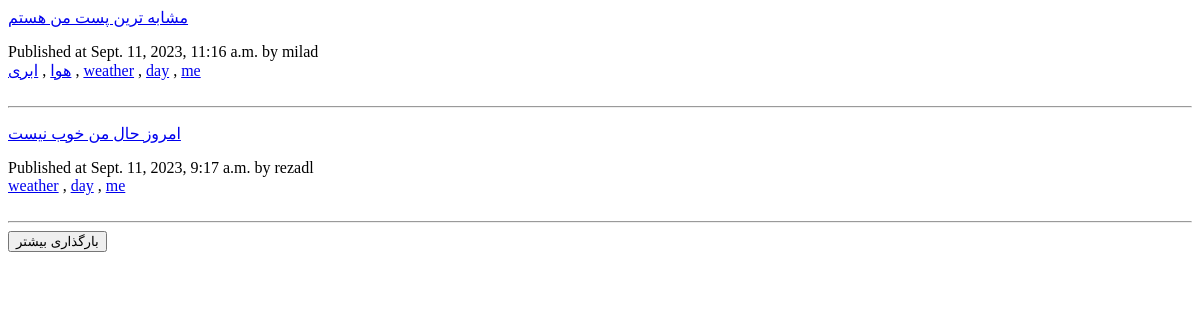
The app's page /posts/, older data.
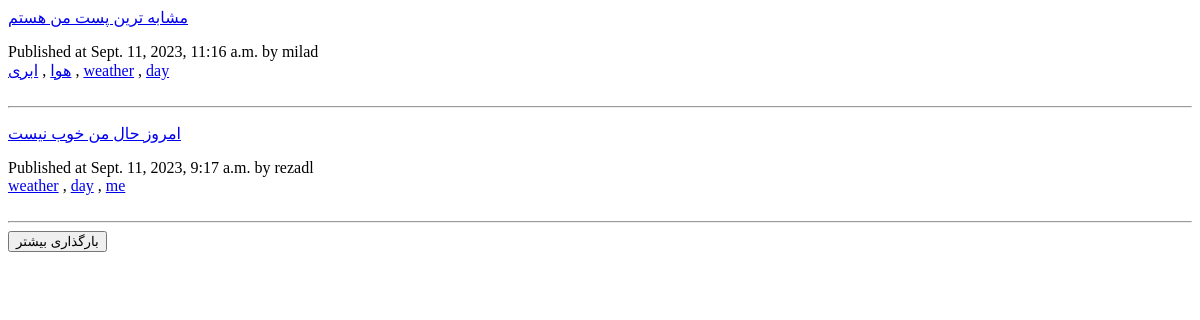
The same page, newer data.
### social/models.py (models this page shows, shortened)
class Post(models.Model):
    author = models.ForeignKey(User, on_delete=models.CASCADE, related_name="user_posts", verbose_name="نویسنده")
    description = models.TextField(verbose_name="توضیحات")
    created = models.DateTimeField(auto_now_add=True)
    updated = models.DateTimeField(auto_now=True)
    likes = models.ManyToManyField(User, related_name="liked_posts", blank=True)
    saved_by = models.ManyToManyField(User, related_name='saved_posts')
    tags = TaggableManager()
    class Meta:
        ordering = ['-created']
        indexes = [
            models.Index(fields=['-created'])
        ]
        verbose_name = "پست"
        verbose_name_plural = "پست ها"
    def get_absolute_url(self):
        return reverse('social:post_detail', args=[self.id])

class User(AbstractUser):
    date_of_birth = models.DateField(blank=True, null=True)
    bio = models.TextField(null=True, blank=True)
    photo = models.ImageField(upload_to="account_images/", blank=True, null=True)
    job = models.CharField(max_length=250, null=True, blank=True)
    phone = models.CharField(max_length=11, null=True, blank=True)
    following = models.ManyToManyField('self', through='Contact', related_name="followers", symmetrical=False)

### social/views.py (the view)
# urls.py: path('posts/', views.post_list, name="post_list"),
def post_list(request, tag_slug=None):
    posts = Post.objects.all()
    tag = None
    if tag_slug:
        tag = get_object_or_404(Tag, slug=tag_slug)
        posts = Post.objects.filter(tags__in=[tag])
    page = request.GET.get('page')
    paginator = Paginator(posts, 2)
    try:
        posts = paginator.page(page)
    except PageNotAnInteger:
        posts = paginator.page(1)
    except EmptyPage:
        posts = []
    if request.headers.get('x-requested-with') == 'XMLHttpRequest':
        return render(request, 'social/list_ajax.html', {'posts': posts})
    context = {
        'posts': posts,
        'tag': tag,
    }
    return render(request, "social/list.html", context)

### social/templates/social/list.html (shortened to what this page needs)
<div id ="post-list">
{% for post in posts %}
    <a href="{{ post.get_absolute_url }}">
    	{{ post.description |truncatewords:20|linebreaks }}
    </a>
    Published at {{ post.created}} by {{ post.author}}
    <br>
    {% for tag in post.tags.all %}
        <a href="{% url 'social:post_list_by_tag' tag.slug %}"> {{ tag.name }}</a>
        {% if not forloop.last %}, {% endif %}
    {% endfor %}
    <br>
    <br>
    <hr>
{% endfor %}
</div>
<button id="load-more">بار‌گذاری بیشتر</button>

Row changes from the older to the newer data that the page shows:
changed Post "مشابه ترین پست من هستم": loses Tag (name "me")
shown differently, row unchanged: Tag "day": no longer shows ","
